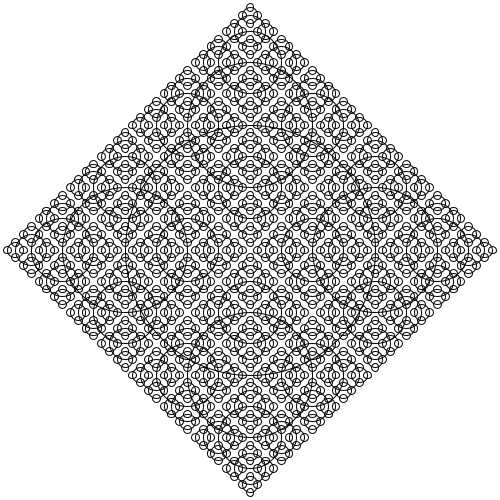
Frame 1 (no input)
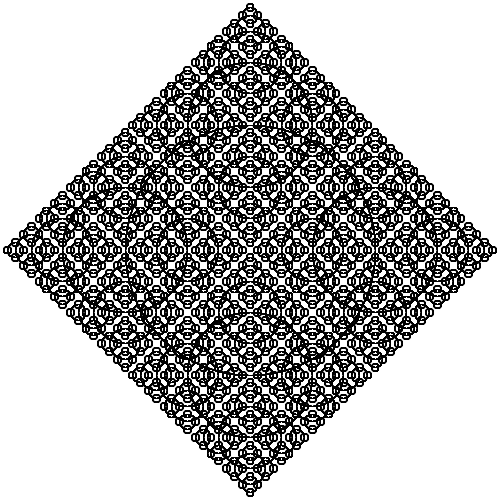
Frame 60 (the mouse pressed at the canvas centre just before this capture)
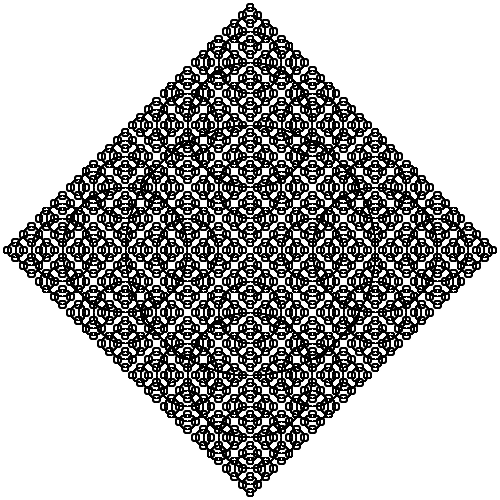
Frame 120 (the mouse held since frame 60 and released just before this capture)

The Processing sketch that drew these frames (run headless with seeded random() and noise(); from frame 60 on, the mouse is pressed at the canvas centre):

// Processing sketch: Codigo
// ── Codigo.pde
//Ejercicios de recursividad para usar fractales
void setup(){
  size(500,500);
  background(255);
}

void draw(){
  translate(width/2,height/2);
  noFill();
  dibujar_circulo(0,0,250);
}

void dibujar_circulo(float x, float y, float r){
  circle(x,y,r);
  
  if(r>10){
    dibujar_circulo(x-r/2,y,r/2);
    dibujar_circulo(x+r/2,y,r/2);
    dibujar_circulo(x,y-r/2,r/2);
    dibujar_circulo(x,y+r/2,r/2);
  }
}
